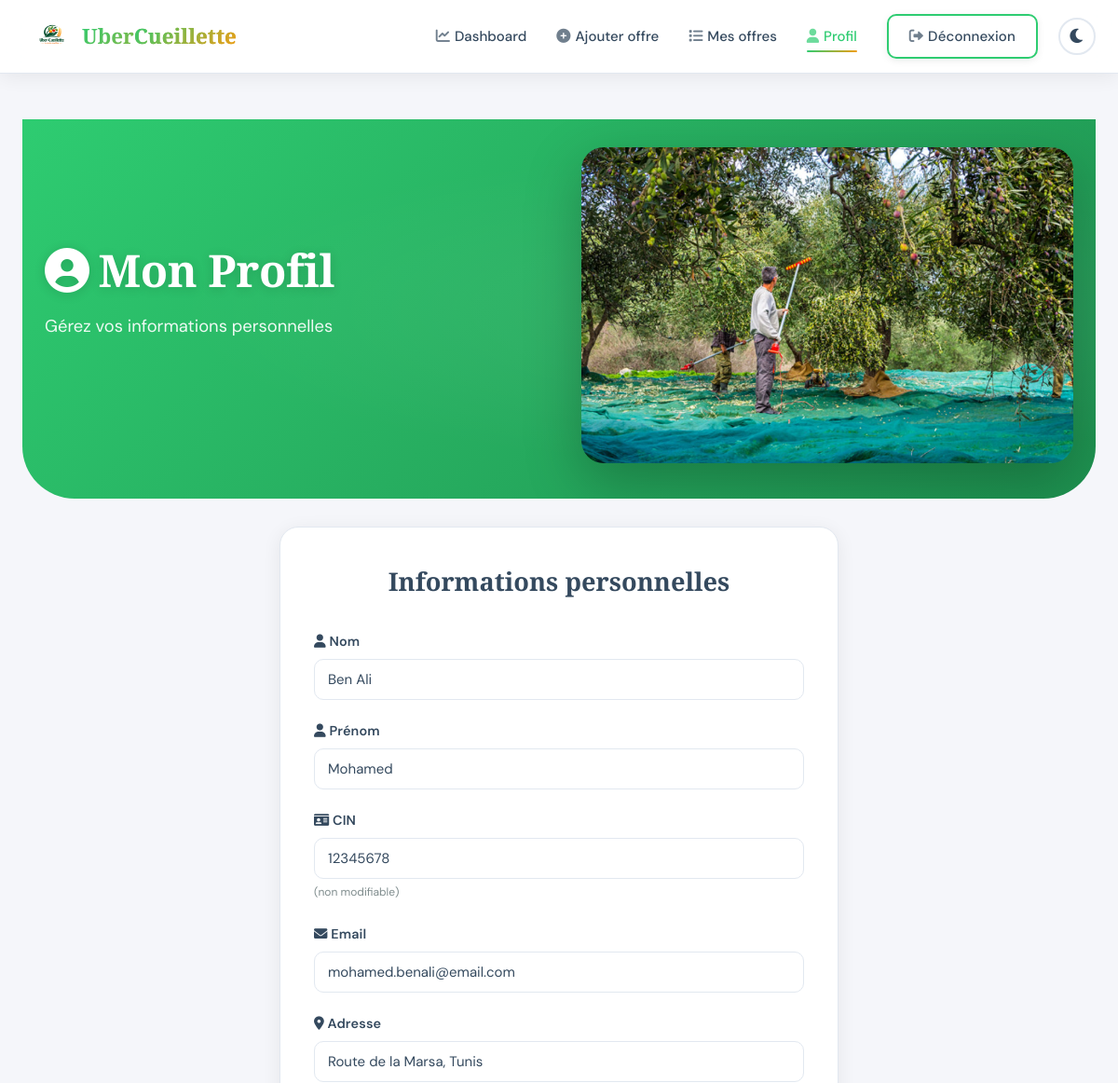
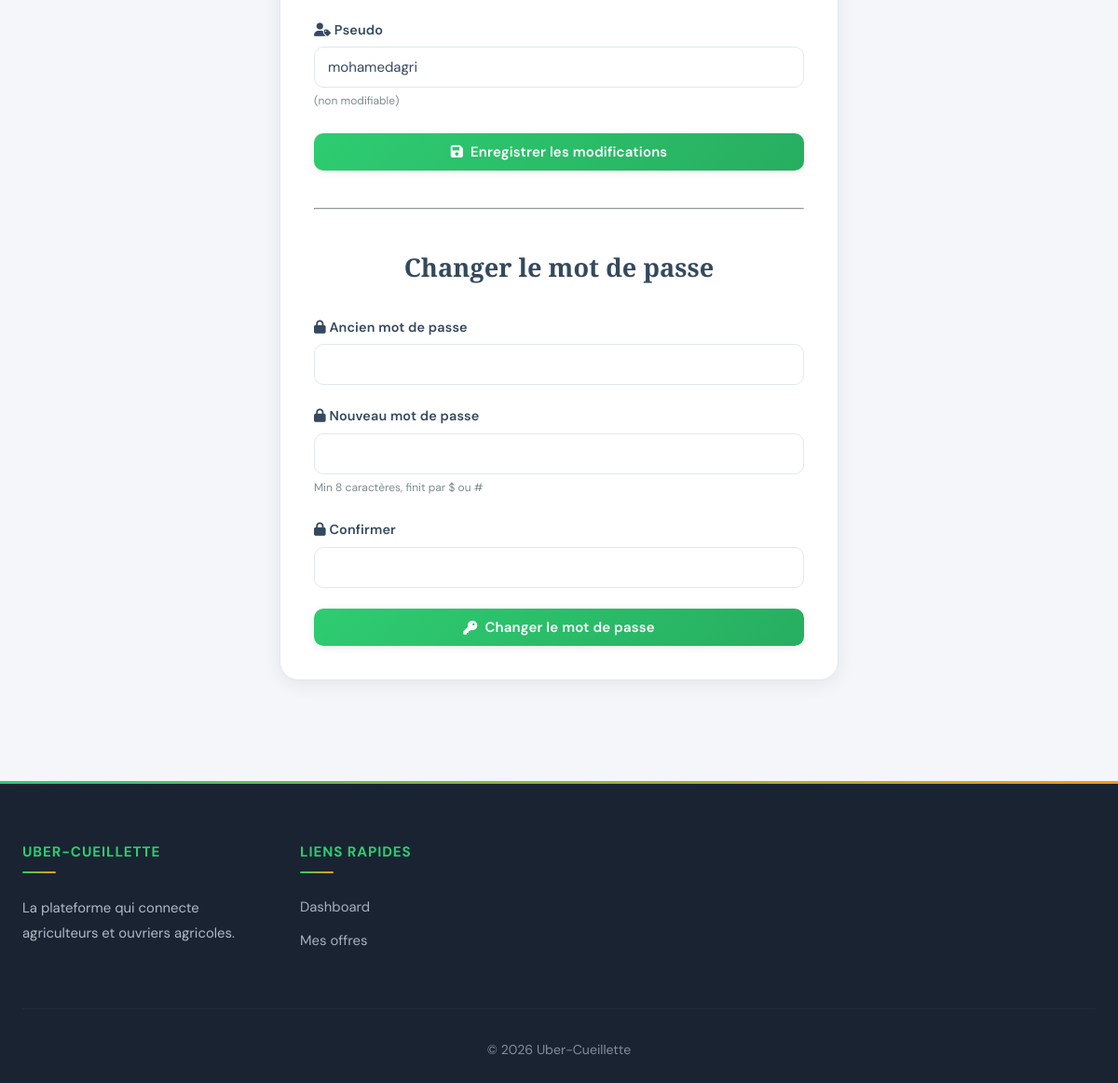
Page /src/agriculteur/profil.php (signed in) on the committed database (2 pictures, top to bottom).
### tables this page shows
CREATE TABLE IF NOT EXISTS `uber_cueillette_agriculteur` (
  `id_agriculteur` int NOT NULL AUTO_INCREMENT,
  `nom` varchar(30) NOT NULL,
  `prenom` varchar(30) NOT NULL,
  `CIN` varchar(8) NOT NULL,
  `email` varchar(30) NOT NULL,
  `adresse` varchar(50) NOT NULL,
  `pseudo` varchar(30) NOT NULL,
  `password` varchar(255) NOT NULL,
  PRIMARY KEY (`id_agriculteur`),
  UNIQUE KEY `CIN` (`CIN`),
  UNIQUE KEY `email` (`email`),
  UNIQUE KEY `pseudo` (`pseudo`)
);

### src/agriculteur/profil.php (the view, shortened to what this page needs)
<?php
require_once('../config/database.php');
$id_agriculteur = $_SESSION['user_id'];
$sql = "SELECT * FROM uber_cueillette_agriculteur WHERE id_agriculteur = ?";
$stmt = $pdo->prepare($sql);
$stmt->execute([$id_agriculteur]);
$agriculteur = $stmt->fetch();
?>
<!DOCTYPE html>
<html lang="fr">
<head>
    <link rel="stylesheet" href="../css/style.css">
    <link rel="stylesheet" href="https://cdnjs.cloudflare.com/ajax/libs/font-awesome/6.0.0/css/all.min.css">
</head>
<body>
    <nav class="navbar">
        <div class="container">
            <a href="../racine/index.html" class="logo">
                <img src="../images/Uber-Cueillette-logo.png" alt="Uber-Cueillette" class="logo-img">
                <span>Uber<span>Cueillette</span></span>
            </a>
            <ul class="nav-menu">
                <li><a href="dashboard.php"><i class="fas fa-chart-line"></i> Dashboard</a></li>
                <li><a href="ajouter-offre.php"><i class="fas fa-plus-circle"></i> Ajouter offre</a></li>
                <li><a href="mes-offres.php"><i class="fas fa-list"></i> Mes offres</a></li>
                <li><a href="profil.php" class="active"><i class="fas fa-user"></i> Profil</a></li>
                <li class="nav-buttons">
                    <a href="../racine/logout.php" class="btn btn-outline"><i class="fas fa-sign-out-alt"></i> Déconnexion</a>
                    <button id="theme-toggle" class="theme-toggle">
                        <i class="fas fa-moon"></i>
                    </button>
                </li>
            </ul>
        </div>
    </nav>
    <main>
        <div class="container">
            <div class="hero" style="padding: 30px 0; margin-bottom: 30px;">
                <div class="container">
                    <div class="hero-content">
                        <h1><i class="fas fa-user-circle"></i> Mon Profil</h1>
                        <p>Gérez vos informations personnelles</p>
                    </div>
                    <div class="hero-image">
                        <img src="../images/hero-agriculture1.png" alt="Profil" onerror="this.style.display='none'">
                    </div>
                </div>
            </div>
            <div class="form-container" style="max-width: 600px;">
                <h2 class="form-title">Informations personnelles</h2>
                <form method="POST" action="">
                    <div class="form-group">
                        <label><i class="fas fa-user"></i> Nom</label>
                        <input type="text" name="nom" value="<?php echo htmlspecialchars($agriculteur['nom']); ?>" required>
                    </div>
                    <div class="form-group">
                        <label><i class="fas fa-user"></i> Prénom</label>
                        <input type="text" name="prenom" value="<?php echo htmlspecialchars($agriculteur['prenom']); ?>" required>
                    </div>
                    <div class="form-group">
                        <label><i class="fas fa-id-card"></i> CIN</label>
                        <input type="text" value="<?php echo htmlspecialchars($agriculteur['CIN']); ?>" readonly disabled>
                        <small class="password-requirements">(non modifiable)</small>
                    </div>
                    <div class="form-group">
                        <label><i class="fas fa-envelope"></i> Email</label>
                        <input type="email" name="email" value="<?php echo htmlspecialchars($agriculteur['email']); ?>" required>
                    </div>
                    <div class="form-group">
                        <label><i class="fas fa-map-marker-alt"></i> Adresse</label>
                        <input type="text" name="adresse" value="<?php echo htmlspecialchars($agriculteur['adresse']); ?>" required>
                    </div>
                    <div class="form-group">
                        <label><i class="fas fa-user-tag"></i> Pseudo</label>
                        <input type="text" value="<?php echo htmlspecialchars($agriculteur['pseudo']); ?>" readonly disabled>
                        <small class="password-requirements">(non modifiable)</small>
                    </div>
                    <button type="submit" name="modifier" class="btn btn-primary" style="width: 100%;">
                        <i class="fas fa-save"></i> Enregistrer les modifications
                    </button>
                </form>
                <hr style="margin: 40px 0; border-color: var(--border-color);">
                <h2 class="form-title">Changer le mot de passe</h2>
                <form method="POST" action="">
                    <div class="form-group">
                        <label><i class="fas fa-lock"></i> Ancien mot de passe</label>
                        <input type="password" name="ancien_mdp" required>
                    </div>
                    <div class="form-group">
                        <label><i class="fas fa-lock"></i> Nouveau mot de passe</label>
                        <input type="password" name="nouveau_mdp" required>
                        <small class="password-requirements">Min 8 caractères, finit par $ ou #</small>
                    </div>
                    <div class="form-group">
                        <label><i class="fas fa-lock"></i> Confirmer</label>
                        <input type="password" name="confirmation_mdp" required>
                    </div>
                    <button type="submit" name="changer_mdp" class="btn btn-primary" style="width: 100%;">
                        <i class="fas fa-key"></i> Changer le mot de passe
                    </button>
                </form>
            </div>
        </div>
    </main>
    <footer class="footer">
        <div class="container">
            <div class="footer-grid">
                <div class="footer-col">
                    <h4>Uber-Cueillette</h4>
                    <p>La plateforme qui connecte agriculteurs et ouvriers agricoles.</p>
                </div>
                <div class="footer-col">
                    <h4>Liens rapides</h4>
                    <ul>
                        <li><a href="dashboard.php">Dashboard</a></li>
                        <li><a href="mes-offres.php">Mes offres</a></li>
                    </ul>
                </div>
            </div>
            <div class="footer-bottom">
                <p>&copy; 2026 Uber-Cueillette</p>
            </div>
        </div>
    </footer>
</body>
</html>

### rows in the picture
uber_cueillette_agriculteur: nom "Ben Ali", prenom "Mohamed", CIN "12345678", email "mohamed.benali@email.com", adresse "Route de la Marsa, Tunis", pseudo "mohamedagri"
